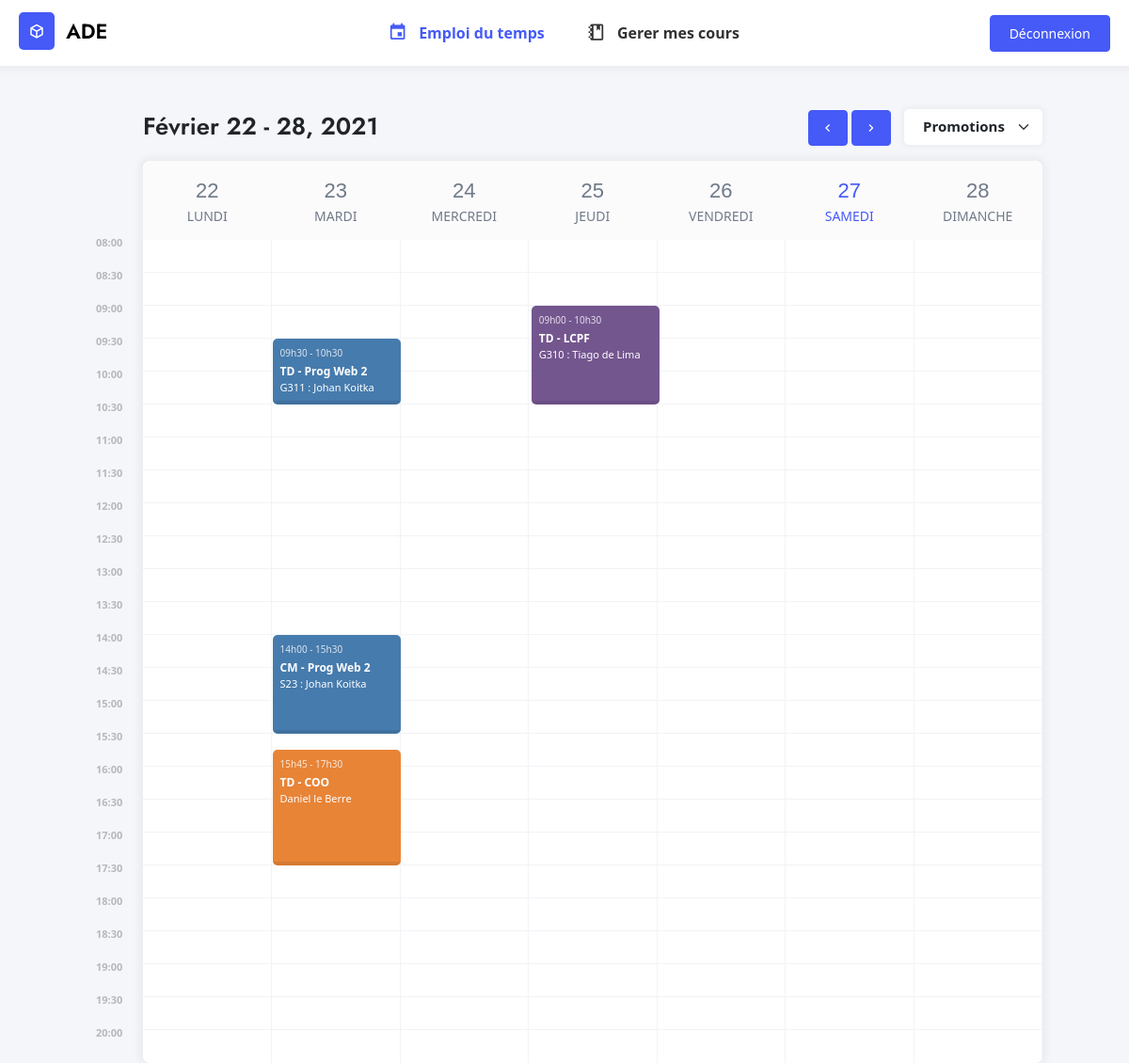
Screenshot of /planning.php (signed in) with the database file from the repository.
### tables this page shows
CREATE TABLE Cours (
    CourID INTEGER PRIMARY KEY AUTOINCREMENT,
    MatiereID INTEGER NOT NULL,
    DateCour VARCHAR(30) NOT NULL,
    HeureDebut time NOT NULL,
    HeureFin time NOT NULL,
    TypeID INTEGER,
    SalleID INTEGER,
    CONSTRAINT cour_matiere_fk FOREIGN KEY (MatiereID) REFERENCES Matieres(MatiereID) ON DELETE CASCADE,
    CONSTRAINT cour_type_fk FOREIGN KEY (TypeID) REFERENCES TypeCours(TypeID) ON DELETE CASCADE,
    CONSTRAINT cour_salle_fk FOREIGN KEY (SalleID) REFERENCES Salles(SalleID) ON DELETE CASCADE
);

CREATE TABLE TypeCours (
    TypeID INTEGER PRIMARY KEY AUTOINCREMENT,
    NomType VARCHAR NOT NULL
);

CREATE TABLE Matieres (
    MatiereID INTEGER PRIMARY KEY AUTOINCREMENT,
    NomMatiere VARCHAR(25) NOT NULL,
    EnseignantID INTEGER,
    CouleurMatiere VARCHAR(10) NOT NULL,
    PromotionID INTEGER NOT NULL,
    CONSTRAINT cour_enseignant_fk FOREIGN KEY (EnseignantID) REFERENCES Usagers(UsagerID) ON DELETE CASCADE,
    CONSTRAINT cour_promo_fk FOREIGN KEY (PromotionID) REFERENCES Promotions(PromotionID) ON DELETE CASCADE
);

CREATE TABLE Salles (
    SalleID INTEGER PRIMARY KEY AUTOINCREMENT,
    NomSalle VARCHAR NOT NULL
);

CREATE TABLE Usagers (
    UsagerID VARCHAR(30) PRIMARY KEY NOT NULL,
    MotDePasse VARCHAR(255) NOT NULL,
    Nom VARCHAR(15) NOT NULL,
    Prenom VARCHAR(20) NOT NULL,
    RangID INTEGER NOT NULL,
    PromotionID INTEGER DEFAULT NULL,
    CONSTRAINT usager_rang_fk FOREIGN KEY (RangID) REFERENCES Rangs(RangID) ON DELETE CASCADE
);

### src/Week.php (called while the page is built, shortened)
<?php
class Week {
    private $numWeek, $year, $firstDay;
    private $months = ['Janvier', 'Février', 'Mars', 'Avril', 'Mai', 'Juin', 'Juillet', 'Aout', 'Septembre', 'Octobre', 'Novembre', 'Décembre'];
    private $days = ['Lundi', 'Mardi', 'Mercredi', 'Jeudi', 'Vendredi', 'Samedi', 'Dimanche'];
    public function __construct(int $week = null) {
        if($week == null || $week < intval(date('W')) - 4 || $week > intval(date('W')) + 4) $week = intval(date('W'));
        $this->numWeek = $week;
        $this->year = intval(date('Y'));
        $this->firstDay = $this->getStartWeek();
    }
    private function getStartWeek():string {
        $firstDayInYear = date("N", mktime(0,0,0,1,1, $this->year));
        if($firstDayInYear < 5) {
            $shift =- ($firstDayInYear - 1) * 86400;
        } else {
            $shift = (8 - $firstDayInYear) * 86400;
        }
        if($this->numWeek > 1) $weekInSeconds=($this->numWeek - 1) * 604800; else $weekInSeconds = 0;
        $timestamp = mktime(0,0,0,1,1, $this->year) + $weekInSeconds + $shift;
        return $timestamp;
    }
    public function getWeek():int {
        return $this->numWeek;
    }
    public function getFirstDay():string {
        return $this->firstDay;
    }
    public function getLastDay():string {
        return $this->firstDay + (6 * 86400);
    }
    public function getDay(int $n):string {
        return $this->days[$n];
    }
    public function previousWeek():Week {
        return new Week($this->numWeek - 1);
    }
    public function nextWeek():Week {
        return new Week($this->numWeek + 1);
    }
    public function toString():string {
        return $this->months[intval(date('m', $this->firstDay))-1]. ' '. date('j', $this->firstDay). ' - '. date('j', $this->getLastDay()). ', '. $this->year;
    }
}
?>

### src/EventsBetween.php (called while the page is built, shortened)
<?php
class EventsBetween {
    private $db, $firstDay, $lastDay, $tabCours;
    public function __construct(\PDO $db, string $firstDay, string $lastDay) {
        $this->bdd = $db;
        $this->firstDay = $firstDay;
        $this->lastDay = $lastDay;
    }
    private function genereList():array {
        $events = array();
        for($i = 0; $i < 7; $i++) {
            $events[date('j', $this->firstDay + ($i * 86400))] = array();
        }
        return $events;
    }
    public function getEvents(string $promo):array {
        $events = $this->genereList();
        $sPromo = $this->bdd->query('SELECT * FROM Cours
            INNER JOIN Matieres ON Cours.MatiereID = Matieres.MatiereID
            INNER JOIN Promotions ON Matieres.PromotionID = Promotions.PromotionID
            INNER JOIN Usagers ON Matieres.EnseignantID = Usagers.UsagerID
            LEFT JOIN Salles ON Cours.SalleID = Salles.SalleID
            LEFT JOIN TypeCours ON TypeCours.TypeID = Cours.TypeID
            WHERE Promotions.PromotionID  = \''. $promo.'\' AND DateCour BETWEEN '.$this->firstDay .' AND '.$this->lastDay. ' ORDER BY Cours.DateCour'
        );
        while($aPromo = $sPromo->fetch()) {
            $events[date('j', $aPromo['DateCour'])][] = $aPromo;
        }
        return $events;
    }
}
?>

### planning.php (the view, shortened to what this page needs)
<!DOCTYPE html>
<?php
require_once('./src/Week.php');
require_once('./src/EventsBetween.php');
$week = new App\Week($_GET['week'] ?? null);
$events = new App\EventsBetween($bdd,$week->getFirstDay(), $week->getLastDay());
$promo = isset($_SESSION['promo']) ? $_SESSION['promo'] : 10;
?>
<html lang="fr-FR">
<head>
    <link type="text/css" rel="stylesheet" href="./assets/css/icons.min.css">
    <link type="text/css" rel="stylesheet" href="./assets/css/bootstrap.min.css">
    <link type="text/css" rel="stylesheet" href="./assets/css/style.css">
</head>
<body>
    <?php require_once('./views/header.php') ?>
    <div class="container">
        <div class="main-grid">
            <div id="navigation-calendar" class="calendar">
                <div class="d-flex flex-row align-items-center justify-content-between">
                    <h1 class="calendar-title"><?= $week->toString(); ?></h1>
                    <div >
                        <a href="?week=<?= $week->previousWeek()->getWeek(); ?>" class="btn btn-primary<?php if($week->getWeek() == intval(date('W')) - 4) echo ' disabled' ?>"><i class="mdi mdi-chevron-left"></i></a>
                        <a href="?week=<?= $week->nextWeek()->getWeek(); ?>" class="btn btn-primary<?php if($week->getWeek() == intval(date('W')) + 4) echo ' disabled' ?>"><i class="mdi mdi-chevron-right"></i></a>
                        <select name="promo" class="form-select">
                            <option value="default">Promotions</option>
                        </select>
                    </div>
                </div>
                <div class="box-content">
                    <table>
                        <thead>
                            <tr>
                                <?php for($i = 0; $i < 7;$i++) {
                                    $day = $week->getFirstDay() + ($i * 86400);
                                    ?>
                                    <td <?php if(intval(date('jm', $day)) == intval(date('jm', time()))) echo 'class="active"'; ?>>
                                        <span class="numDay"><?= date('j', $day) ?></span>
                                        <span class="nameDay"><?= $week->getDay($i) ?></span>
                                    </td>
                                <?php } ?>
                            </tr>
                        </thead>
                            <tbody>
                                <?php
                                $pHour = new DatePeriod(new DateTime('08:00'), new DateInterval("PT30M"), 24);
                                $i = 0;
                                foreach($pHour as $dt) {
                                    echo '<tr><td class="hour"><span>';
                                    echo ($i%2!=0) ? $dt->format('H:i') : $dt->format('H:i');
                                    echo '</span></td><td></td><td></td><td></td><td></td><td></td><td></td></tr>';
                                    $i++;
                                }
                                ?>
                            </tbody>
                        </div>
                    <div class="calendar-events">
                        <?php $i = 1; foreach($events->getEvents($promo) as $events) { ?>
                            <div class="events-day">
                                <?php foreach($events as $event) {
                                    $top = (abs(strtotime(date("8:00")) - strtotime($event['HeureDebut'])) / 3600) * 70;
                                    $height = (abs(strtotime($event['HeureFin']) - strtotime($event['HeureDebut'])) / 3600) * 70;
                                    ?>
                                    <div class="event" style="background-color: <?= $event['CouleurMatiere'] ?>;top: <?= $top ?>px;left:<?= $i-1 ?>px;margin-right: <?= $i ?>px;height: <?= $height ?>px!important;">
                                        <span><?= str_replace(':', 'h', $event['HeureDebut']) . ' - ' . str_replace(':', 'h', $event['HeureFin']) ?></span>
                                        <b><?= $event['NomType'] . ' - ' . $event['NomMatiere'] ?></b>
                                        <span><?= $event['NomSalle'] . (isset($event['NomSalle']) ? ' : ' : '') ?>
                                        <?= $event['Prenom'] . ' ' . $event['Nom'] ?></span>
                                    </div>
                                <?php } ?>
                            </div>
                        <?php $i++; } ?>
                    </div>
                </div>
            </div>
        </div>
</body>
</html>

### views/header.php (shortened to what this page needs)
<header class="d-flex flex-row align-items-center justify-content-between">
    <div>
        <a class="logo" href="./">
            <i class="mdi mdi-cube-outline"></i>
            <span class="title-logo">ADE</span>
        </a>
    </div>
    <div class="navigation">
        <ul>
            <li><a href="./planning.php" <?= (basename($_SERVER['PHP_SELF']) == 'planning.php') ? 'class="active"' : '' ?>><i class="mdi mdi-calendar"></i> <span>Emploi du temps</span></a></li>
            <?php if($_SESSION['rang'] > 1) { ?>
                <li><a href="./cours.php" <?= (basename($_SERVER['PHP_SELF']) == 'cours.php') ? 'class="active"' : '' ?>><i class="mdi mdi-notebook-outline"></i> <span>Gerer mes cours</span></a></li>
            <?php } ?>
        </ul>
    </div>
    <div class="right-tools">
        <a href="./logout.php" class="btn btn-primary">Déconnexion</a>
    </div>
</header>

### assets/css/style.css (style rules this page uses)
* { box-sizing: border-box; outline: none; }
body { background-color: #F5F6FA; margin: 0; padding: 0; }
a { text-decoration: none; }
header { width: 100%; background-color: #fff; padding: 15px 20px; height: 70px; box-shadow: 0px 0px 7px 5px rgba(0,0,0,0.04); }
.logo { float: left; height: 40px; line-height: 35px; }
.logo i { background-color: #455AF7; color: #fff; padding: 8px 10px; margin-right: 8px; font-size: 18px; border-radius: 5px; vertical-align: middle; }
.logo span { font-family: 'Jost', sans-serif; font-size: 22px; vertical-align: middle; }
.title-logo { font-size: 16px; font-weight: 600; font-family: sans-serif; color: #000; vertical-align: middle; display: inline-block; }
.navigation ul { list-style: none; margin: 0; }
.navigation ul li { display: inline; margin: 0 20px; }
.navigation a { color: #000; opacity: .8; font-weight: 600; }
.navigation a.active { color: #455AF7; opacity: 1; }
.navigation a i { margin-right: 8px; vertical-align: middle; font-size: 1.3rem; }
.navigation a span { vertical-align: middle; }
.right-tools a { font-size: 14px; padding: 8px 20px; }
.container { margin-top: 30px; max-width: 90%; }
.box-content { position: relative; width: 100%; padding: 30px; background-color: #fff; border-radius: 8px; box-shadow: 0px 0px 7px 5px rgba(0,0,0,0.04); }
.box-content::after { content: ''; clear: both; display: table; }
.btn-primary { color: #fff; background-color: #455AF7; border-color: #455AF7; }
.calendar { float: left; width: calc(100% - 100px); margin-left: 80px; }
.calendar-title { font-family: 'Jost', sans-serif; font-size: 1.6rem; font-weight: 600; display: inline-block; margin: 20px 0; }
.calendar select { display: inline-block; width: auto; height: 38px; border: none; font-size: 15px; font-weight: 600; margin-left: 10px; padding: 7px 40px 10px 20px; border-radius: 5px; box-shadow: 0px 0px 5px 3px rgba(0,0,0,0.03); }
.calendar .box-content { padding: 0; min-width: 900px; }
table { width: 100%; background-color: #fff; border-radius: 5px; margin: 0 auto; position: relative; border-radius: 8px; }
table td { width: calc(100% / 7); }
thead td { text-align: center; font-weight: 600; font-size: 14px; color: #707A88; padding: 15px; }
thead td.active { color: #455AF7; }
.numDay { font-size: 22px; font-family: "Quattrocento Sans", sans-serif; font-weight: normal; display: block; }
.nameDay { font-weight: 100; text-transform: uppercase; }
tbody td { position: relative; }
thead td:first-child { border-left: none; border-radius: 10px 0 0 0; }
thead td:last-child { border-radius: 0 10px 0 0; }
thead tr { height:60px; background:#FBFBFC; font-size:16px; }
tbody tr { width: 100%; height: 35px; border-bottom: 1px solid #F2F3F7; }
tbody tr:last-child { border:0; }
tbody td:first-child { padding: 3px 20px; font-weight: 600; font-size: 11px; text-align: center; }
tbody td span { position: absolute; top: -5px; left: -50px; color: #B6B8BC; }
tbody td { border-right: 1px solid #F2F3F7; }
.calendar-events { position: absolute; top: 84px; width: 100%; display: grid; grid-template-columns: repeat(7, 1fr); }
.calendar-events .events-day { position: relative; }
.calendar-events .events-day .event { position: absolute; top: 0; width: 100%; background-color: #2C45F5; color: #fff; padding: 8px; font-size: 10px; overflow: hidden; text-overflow: ellipsis; white-space: nowrap; font-size: 11px; border-radius: 5px; border-bottom: 4px solid rgba(0,0,0,0.08); }
.calendar-events .events-day .event b { font-size: 12px; }
.calendar-events .events-day .event span { display: block; }
.calendar-events .events-day .event span:first-child { margin-bottom: 3px; opacity: .8; font-size: 10px; }

### rows the page displays
cours: HeureDebut "09h30", HeureFin "10h30", TypeID.NomType "TD", MatiereID.NomMatiere "Prog Web 2", SalleID.NomSalle "G311", usagers.Prenom "Johan", usagers.Nom "Koitka"
cours: HeureDebut "14h00", HeureFin "15h30", TypeID.NomType "CM", MatiereID.NomMatiere "Prog Web 2", SalleID.NomSalle "S23", usagers.Prenom "Johan", usagers.Nom "Koitka"
cours: HeureDebut "15h45", HeureFin "17h30", TypeID.NomType "TD", MatiereID.NomMatiere "COO", usagers.Prenom "Daniel", usagers.Nom "le Berre"
cours: HeureDebut "09h00", HeureFin "10h30", TypeID.NomType "TD", MatiereID.NomMatiere "LCPF", SalleID.NomSalle "G310", usagers.Prenom "Tiago", usagers.Nom "de Lima"

### other values shown
$week->toString() "Février 22 - 28, 2021"
date('j', $day) "22"
$week->getDay($i) "LUNDI"
date('j', $day) "23"
$week->getDay($i) "MARDI"
date('j', $day) "24"
$week->getDay($i) "MERCREDI"
date('j', $day) "25"
$week->getDay($i) "JEUDI"
date('j', $day) "26"
$week->getDay($i) "VENDREDI"
date('j', $day) "27"
$week->getDay($i) "SAMEDI"
date('j', $day) "28"
$week->getDay($i) "DIMANCHE"
